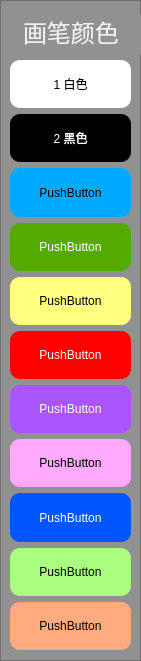
         <widget class="QFrame" name="frame_7">
          <property name="geometry">
           <rect>
            <x>150</x>
            <y>0</y>
            <width>141</width>
            <height>661</height>
           </rect>
          </property>
          <property name="styleSheet">
           <string notr="true">QFrame {
background-color:rgb(145, 145, 145);
padding-bottom:5px;
}</string>
          </property>
          <property name="frameShape">
           <enum>QFrame::StyledPanel</enum>
          </property>
          <property name="frameShadow">
           <enum>QFrame::Raised</enum>
          </property>
          <widget class="QWidget" name="verticalLayoutWidget_4">
           <property name="geometry">
            <rect>
             <x>0</x>
             <y>-1</y>
             <width>141</width>
             <height>651</height>
            </rect>
           </property>
           <layout class="QVBoxLayout" name="verticalLayout_6">
            <item>
             <widget class="QLabel" name="label_9">
              <property name="sizePolicy">
               <sizepolicy hsizetype="Preferred" vsizetype="Expanding">
                <horstretch>0</horstretch>
                <verstretch>1</verstretch>
               </sizepolicy>
              </property>
              <property name="styleSheet">
               <string notr="true">QLabel {
color:rgb(241, 241, 241);
font-size:24px;
margin-left:17px;
margin-top:15px;
}</string>
              </property>
              <property name="text">
               <string>画笔颜色</string>
              </property>
             </widget>
            </item>
            <item>
             <widget class="QPushButton" name="pushButton_60">
              <property name="sizePolicy">
               <sizepolicy hsizetype="Minimum" vsizetype="Expanding">
                <horstretch>0</horstretch>
                <verstretch>1</verstretch>
               </sizepolicy>
              </property>
              <property name="styleSheet">
               <string notr="true">QPushButton{
background-color:rgb(255, 255, 255);
margin-left:10px;
margin-right:10px;
border-radius:10px;
}</string>
              </property>
              <property name="text">
               <string>1 白色</string>
              </property>
             </widget>
            </item>
            <item>
             <widget class="QPushButton" name="pushButton_61">
              <property name="sizePolicy">
               <sizepolicy hsizetype="Minimum" vsizetype="Expanding">
                <horstretch>0</horstretch>
                <verstretch>1</verstretch>
               </sizepolicy>
              </property>
              <property name="styleSheet">
               <string notr="true">QPushButton{
background-color:rgb(0, 0, 0);
color:rgb(255, 255, 255);
margin-left:10px;
margin-right:10px;
border-radius:10px;
}</string>
              </property>
              <property name="text">
               <string>2 黑色</string>
              </property>
             </widget>
            </item>
            <item>
             <widget class="QPushButton" name="pushButton_62">
              <property name="sizePolicy">
               <sizepolicy hsizetype="Minimum" vsizetype="Expanding">
                <horstretch>0</horstretch>
                <verstretch>1</verstretch>
               </sizepolicy>
              </property>
              <property name="styleSheet">
               <string notr="true">QPushButton{
background-color:rgb(0, 170, 255);
margin-left:10px;
margin-right:10px;
border-radius:10px;
}</string>
              </property>
              <property name="text">
               <string>PushButton</string>
              </property>
             </widget>
            </item>
            <item>
             <widget class="QPushButton" name="pushButton_63">
              <property name="sizePolicy">
               <sizepolicy hsizetype="Minimum" vsizetype="Expanding">
                <horstretch>0</horstretch>
                <verstretch>1</verstretch>
               </sizepolicy>
              </property>
              <property name="styleSheet">
               <string notr="true">QPushButton{
background-color:rgb(85, 170, 0);
color:rgb(255, 255, 255);
margin-left:10px;
margin-right:10px;
border-radius:10px;
}</string>
              </property>
              <property name="text">
               <string>PushButton</string>
              </property>
             </widget>
            </item>
            <item>
             <widget class="QPushButton" name="pushButton_64">
              <property name="sizePolicy">
               <sizepolicy hsizetype="Minimum" vsizetype="Expanding">
                <horstretch>0</horstretch>
                <verstretch>1</verstretch>
               </sizepolicy>
              </property>
              <property name="styleSheet">
               <string notr="true">QPushButton{
background-color:rgb(255, 255, 127);
margin-left:10px;
margin-right:10px;
border-radius:10px;
}</string>
              </property>
              <property name="text">
               <string>PushButton</string>
              </property>
             </widget>
            </item>
            <item>
             <widget class="QPushButton" name="pushButton_65">
              <property name="sizePolicy">
               <sizepolicy hsizetype="Minimum" vsizetype="Expanding">
                <horstretch>0</horstretch>
                <verstretch>1</verstretch>
               </sizepolicy>
              </property>
              <property name="styleSheet">
               <string notr="true">QPushButton{
background-color:rgb(255, 0, 0);
color:rgb(255, 255, 255);
margin-left:10px;
margin-right:10px;
border-radius:10px;
}</string>
              </property>
              <property name="text">
               <string>PushButton</string>
              </property>
             </widget>
            </item>
            <item>
             <widget class="QPushButton" name="pushButton_66">
              <property name="sizePolicy">
               <sizepolicy hsizetype="Minimum" vsizetype="Expanding">
                <horstretch>0</horstretch>
                <verstretch>1</verstretch>
               </sizepolicy>
              </property>
              <property name="styleSheet">
               <string notr="true">QPushButton{
background-color:rgb(170, 85, 255);
color:rgb(255, 255, 255);
margin-left:10px;
margin-right:10px;
border-radius:10px;
}</string>
              </property>
              <property name="text">
               <string>PushButton</string>
              </property>
             </widget>
            </item>
            <item>
             <widget class="QPushButton" name="pushButton_67">
              <property name="sizePolicy">
               <sizepolicy hsizetype="Minimum" vsizetype="Expanding">
                <horstretch>0</horstretch>
                <verstretch>1</verstretch>
               </sizepolicy>
              </property>
              <property name="styleSheet">
               <string notr="true">QPushButton{
background-color:rgb(255, 170, 255);
margin-left:10px;
margin-right:10px;
border-radius:10px;
}</string>
              </property>
              <property name="text">
               <string>PushButton</string>
              </property>
             </widget>
            </item>
            <item>
             <widget class="QPushButton" name="pushButton_68">
              <property name="sizePolicy">
               <sizepolicy hsizetype="Minimum" vsizetype="Expanding">
                <horstretch>0</horstretch>
                <verstretch>1</verstretch>
               </sizepolicy>
              </property>
              <property name="styleSheet">
               <string notr="true">QPushButton{
background-color:rgb(0, 85, 255);
margin-left:10px;
margin-right:10px;
border-radius:10px;
color:rgb(255, 255, 255)
}</string>
              </property>
              <property name="text">
               <string>PushButton</string>
              </property>
             </widget>
            </item>
            <item>
             <widget class="QPushButton" name="pushButton_69">
              <property name="sizePolicy">
               <sizepolicy hsizetype="Minimum" vsizetype="Expanding">
                <horstretch>0</horstretch>
                <verstretch>1</verstretch>
               </sizepolicy>
              </property>
              <property name="styleSheet">
               <string notr="true">QPushButton{
background-color:rgb(170, 255, 127);
margin-left:10px;
margin-right:10px;
border-radius:10px;
}</string>
              </property>
              <property name="text">
               <string>PushButton</string>
              </property>
             </widget>
            </item>
            <item>
             <widget class="QPushButton" name="pushButton_70">
              <property name="sizePolicy">
               <sizepolicy hsizetype="Minimum" vsizetype="Expanding">
                <horstretch>0</horstretch>
                <verstretch>1</verstretch>
               </sizepolicy>
              </property>
              <property name="styleSheet">
               <string notr="true">QPushButton{
background-color:rgb(255, 170, 127);
margin-left:10px;
margin-right:10px;
border-radius:10px;
}</string>
              </property>
              <property name="text">
               <string>PushButton</string>
              </property>
             </widget>
            </item>
           </layout>
          </widget>
         </widget>
